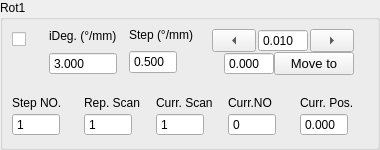
                 <widget class="QGroupBox" name="rotary1Group">
                  <property name="sizePolicy">
                   <sizepolicy hsizetype="Expanding" vsizetype="Maximum">
                    <horstretch>0</horstretch>
                    <verstretch>0</verstretch>
                   </sizepolicy>
                  </property>
                  <property name="title">
                   <string>Rot1</string>
                  </property>
                  <layout class="QGridLayout" name="gridLayout_19">
                   <property name="leftMargin">
                    <number>9</number>
                   </property>
                   <property name="topMargin">
                    <number>0</number>
                   </property>
                   <item row="0" column="0">
                    <layout class="QVBoxLayout" name="verticalLayout_81">
                     <property name="spacing">
                      <number>12</number>
                     </property>
                     <item>
                      <layout class="QHBoxLayout" name="horizontalLayout_45" stretch="1,2,2,0">
                       <property name="rightMargin">
                        <number>6</number>
                       </property>
                       <item>
                        <layout class="QVBoxLayout" name="verticalLayout_79">
                         <property name="spacing">
                          <number>0</number>
                         </property>
                         <property name="topMargin">
                          <number>0</number>
                         </property>
                         <item>
                          <widget class="QCheckBox" name="activeRot1">
                           <property name="sizePolicy">
                            <sizepolicy hsizetype="Expanding" vsizetype="Preferred">
                             <horstretch>0</horstretch>
                             <verstretch>0</verstretch>
                            </sizepolicy>
                           </property>
                           <property name="toolTip">
                            <string>Active Instrument?</string>
                           </property>
                           <property name="text">
                            <string />
                           </property>
                           <property name="checked">
                            <bool>false</bool>
                           </property>
                           <property name="mytype" stdset="0">
                            <string>checkbox</string>
                           </property>
                          </widget>
                         </item>
                         <item>
                          <widget class="LedIndicator" name="rotary1Led" native="true">
                           <property name="sizePolicy">
                            <sizepolicy hsizetype="Fixed" vsizetype="Fixed">
                             <horstretch>0</horstretch>
                             <verstretch>0</verstretch>
                            </sizepolicy>
                           </property>
                           <property name="minimumSize">
                            <size>
                             <width>25</width>
                             <height>25</height>
                            </size>
                           </property>
                           <property name="maximumSize">
                            <size>
                             <width>25</width>
                             <height>25</height>
                            </size>
                           </property>
                           <property name="baseSize">
                            <size>
                             <width>0</width>
                             <height>0</height>
                            </size>
                           </property>
                           <property name="mytype" stdset="0">
                            <string>led</string>
                           </property>
                          </widget>
                         </item>
                        </layout>
                       </item>
                       <item>
                        <layout class="QVBoxLayout" name="verticalLayout_37">
                         <property name="spacing">
                          <number>0</number>
                         </property>
                         <property name="leftMargin">
                          <number>0</number>
                         </property>
                         <property name="rightMargin">
                          <number>0</number>
                         </property>
                         <item>
                          <widget class="QLabel" name="label_31">
                           <property name="sizePolicy">
                            <sizepolicy hsizetype="Expanding" vsizetype="Fixed">
                             <horstretch>0</horstretch>
                             <verstretch>0</verstretch>
                            </sizepolicy>
                           </property>
                           <property name="maximumSize">
                            <size>
                             <width>16777215</width>
                             <height>16777215</height>
                            </size>
                           </property>
                           <property name="text">
                            <string>iDeg. (°/mm)</string>
                           </property>
                           <property name="mytype" stdset="0">
                            <string>label</string>
                           </property>
                          </widget>
                         </item>
                         <item>
                          <widget class="QDoubleSpinBox" name="iRot1">
                           <property name="sizePolicy">
                            <sizepolicy hsizetype="Expanding" vsizetype="Fixed">
                             <horstretch>0</horstretch>
                             <verstretch>0</verstretch>
                            </sizepolicy>
                           </property>
                           <property name="maximumSize">
                            <size>
                             <width>16777215</width>
                             <height>16777215</height>
                            </size>
                           </property>
                           <property name="buttonSymbols">
                            <enum>QAbstractSpinBox::ButtonSymbols::NoButtons</enum>
                           </property>
                           <property name="decimals">
                            <number>3</number>
                           </property>
                           <property name="maximum">
                            <double>1000.000000000000000</double>
                           </property>
                           <property name="value">
                            <double>3.000000000000000</double>
                           </property>
                          </widget>
                         </item>
                        </layout>
                       </item>
                       <item>
                        <layout class="QVBoxLayout" name="verticalLayout_27">
                         <property name="spacing">
                          <number>0</number>
                         </property>
                         <item>
                          <widget class="QLabel" name="label_33">
                           <property name="sizePolicy">
                            <sizepolicy hsizetype="Expanding" vsizetype="Fixed">
                             <horstretch>0</horstretch>
                             <verstretch>0</verstretch>
                            </sizepolicy>
                           </property>
                           <property name="text">
                            <string>Step (°/mm)</string>
                           </property>
                           <property name="mytype" stdset="0">
                            <string>label</string>
                           </property>
                          </widget>
                         </item>
                         <item>
                          <widget class="QDoubleSpinBox" name="rotary1Step">
                           <property name="sizePolicy">
                            <sizepolicy hsizetype="Expanding" vsizetype="Fixed">
                             <horstretch>0</horstretch>
                             <verstretch>0</verstretch>
                            </sizepolicy>
                           </property>
                           <property name="maximumSize">
                            <size>
                             <width>48</width>
                             <height>24</height>
                            </size>
                           </property>
                           <property name="buttonSymbols">
                            <enum>QAbstractSpinBox::ButtonSymbols::NoButtons</enum>
                           </property>
                           <property name="decimals">
                            <number>3</number>
                           </property>
                           <property name="value">
                            <double>0.500000000000000</double>
                           </property>
                          </widget>
                         </item>
                        </layout>
                       </item>
                       <item>
                        <widget class="QFrame" name="rotary1Manual">
                         <property name="mytype" stdset="0">
                          <string>inst_manu</string>
                         </property>
                         <layout class="QVBoxLayout" name="verticalLayout_53">
                          <property name="spacing">
                           <number>0</number>
                          </property>
                          <property name="leftMargin">
                           <number>6</number>
                          </property>
                          <property name="rightMargin">
                           <number>6</number>
                          </property>
                          <item>
                           <layout class="QHBoxLayout" name="horizontalLayout_19">
                            <property name="spacing">
                             <number>2</number>
                            </property>
                            <item>
                             <widget class="QToolButton" name="rot1JogL">
                              <property name="sizePolicy">
                               <sizepolicy hsizetype="Expanding" vsizetype="Fixed">
                                <horstretch>0</horstretch>
                                <verstretch>0</verstretch>
                               </sizepolicy>
                              </property>
                              <property name="minimumSize">
                               <size>
                                <width>32</width>
                                <height>0</height>
                               </size>
                              </property>
                              <property name="maximumSize">
                               <size>
                                <width>16777215</width>
                                <height>24</height>
                               </size>
                              </property>
                              <property name="text">
                               <string>...</string>
                              </property>
                              <property name="toolButtonStyle">
                               <enum>Qt::ToolButtonStyle::ToolButtonIconOnly</enum>
                              </property>
                              <property name="arrowType">
                               <enum>Qt::ArrowType::LeftArrow</enum>
                              </property>
                              <property name="mytype" stdset="0">
                               <string>arrowbutton</string>
                              </property>
                             </widget>
                            </item>
                            <item>
                             <widget class="QDoubleSpinBox" name="rotary1JogStep">
                              <property name="sizePolicy">
                               <sizepolicy hsizetype="Expanding" vsizetype="Fixed">
                                <horstretch>0</horstretch>
                                <verstretch>0</verstretch>
                               </sizepolicy>
                              </property>
                              <property name="maximumSize">
                               <size>
                                <width>50</width>
                                <height>24</height>
                               </size>
                              </property>
                              <property name="buttonSymbols">
                               <enum>QAbstractSpinBox::ButtonSymbols::NoButtons</enum>
                              </property>
                              <property name="decimals">
                               <number>3</number>
                              </property>
                              <property name="minimum">
                               <double>-50.000000000000000</double>
                              </property>
                              <property name="maximum">
                               <double>210.000000000000000</double>
                              </property>
                              <property name="value">
                               <double>0.010000000000000</double>
                              </property>
                             </widget>
                            </item>
                            <item>
                             <widget class="QToolButton" name="rot1JogR">
                              <property name="sizePolicy">
                               <sizepolicy hsizetype="Expanding" vsizetype="Fixed">
                                <horstretch>0</horstretch>
                                <verstretch>0</verstretch>
                               </sizepolicy>
                              </property>
                              <property name="minimumSize">
                               <size>
                                <width>32</width>
                                <height>0</height>
                               </size>
                              </property>
                              <property name="maximumSize">
                               <size>
                                <width>16777215</width>
                                <height>24</height>
                               </size>
                              </property>
                              <property name="text">
                               <string>...</string>
                              </property>
                              <property name="arrowType">
                               <enum>Qt::ArrowType::RightArrow</enum>
                              </property>
                              <property name="mytype" stdset="0">
                               <string>arrowbutton</string>
                              </property>
                             </widget>
                            </item>
                           </layout>
                          </item>
                          <item>
                           <layout class="QHBoxLayout" name="horizontalLayout_13">
                            <property name="leftMargin">
                             <number>12</number>
                            </property>
                            <item>
                             <widget class="QDoubleSpinBox" name="rot1SetPos">
                              <property name="sizePolicy">
                               <sizepolicy hsizetype="Minimum" vsizetype="Preferred">
                                <horstretch>0</horstretch>
                                <verstretch>0</verstretch>
                               </sizepolicy>
                              </property>
                              <property name="maximumSize">
                               <size>
                                <width>50</width>
                                <height>24</height>
                               </size>
                              </property>
                              <property name="buttonSymbols">
                               <enum>QAbstractSpinBox::ButtonSymbols::NoButtons</enum>
                              </property>
                              <property name="decimals">
                               <number>3</number>
                              </property>
                              <property name="maximum">
                               <double>1000.000000000000000</double>
                              </property>
                             </widget>
                            </item>
                            <item>
                             <widget class="QPushButton" name="rot1MoveTo">
                              <property name="sizePolicy">
                               <sizepolicy hsizetype="Minimum" vsizetype="Preferred">
                                <horstretch>0</horstretch>
                                <verstretch>0</verstretch>
                               </sizepolicy>
                              </property>
                              <property name="maximumSize">
                               <size>
                                <width>80</width>
                                <height>30</height>
                               </size>
                              </property>
                              <property name="font">
                               <font>
                                <pointsize>10</pointsize>
                               </font>
                              </property>
                              <property name="text">
                               <string>Move to</string>
                              </property>
                              <property name="mytype" stdset="0">
                               <string>clickable_button</string>
                              </property>
                             </widget>
                            </item>
                           </layout>
                          </item>
                         </layout>
                        </widget>
                       </item>
                      </layout>
                     </item>
                     <item>
                      <layout class="QHBoxLayout" name="horizontalLayout">
                       <property name="spacing">
                        <number>6</number>
                       </property>
                       <item>
                        <layout class="QVBoxLayout" name="verticalLayout_28">
                         <property name="spacing">
                          <number>3</number>
                         </property>
                         <item>
                          <widget class="QLabel" name="label_32">
                           <property name="sizePolicy">
                            <sizepolicy hsizetype="Expanding" vsizetype="Fixed">
                             <horstretch>0</horstretch>
                             <verstretch>0</verstretch>
                            </sizepolicy>
                           </property>
                           <property name="text">
                            <string>Step NO.</string>
                           </property>
                           <property name="mytype" stdset="0">
                            <string>label</string>
                           </property>
                          </widget>
                         </item>
                         <item>
                          <widget class="QSpinBox" name="rotary1StepNO">
                           <property name="sizePolicy">
                            <sizepolicy hsizetype="Expanding" vsizetype="Fixed">
                             <horstretch>0</horstretch>
                             <verstretch>0</verstretch>
                            </sizepolicy>
                           </property>
                           <property name="maximumSize">
                            <size>
                             <width>48</width>
                             <height>24</height>
                            </size>
                           </property>
                           <property name="buttonSymbols">
                            <enum>QAbstractSpinBox::ButtonSymbols::NoButtons</enum>
                           </property>
                           <property name="maximum">
                            <number>10000</number>
                           </property>
                           <property name="value">
                            <number>1</number>
                           </property>
                          </widget>
                         </item>
                        </layout>
                       </item>
                       <item>
                        <layout class="QVBoxLayout" name="verticalLayout_86">
                         <property name="spacing">
                          <number>3</number>
                         </property>
                         <item>
                          <widget class="QLabel" name="label_58">
                           <property name="sizePolicy">
                            <sizepolicy hsizetype="Expanding" vsizetype="Fixed">
                             <horstretch>0</horstretch>
                             <verstretch>0</verstretch>
                            </sizepolicy>
                           </property>
                           <property name="text">
                            <string>Rep. Scan</string>
                           </property>
                           <property name="mytype" stdset="0">
                            <string>label</string>
                           </property>
                          </widget>
                         </item>
                         <item>
                          <widget class="QSpinBox" name="ScanRepNO_R1">
                           <property name="sizePolicy">
                            <sizepolicy hsizetype="Expanding" vsizetype="Fixed">
                             <horstretch>0</horstretch>
                             <verstretch>0</verstretch>
                            </sizepolicy>
                           </property>
                           <property name="maximumSize">
                            <size>
                             <width>48</width>
                             <height>24</height>
                            </size>
                           </property>
                           <property name="buttonSymbols">
                            <enum>QAbstractSpinBox::ButtonSymbols::NoButtons</enum>
                           </property>
                           <property name="maximum">
                            <number>10000</number>
                           </property>
                           <property name="value">
                            <number>1</number>
                           </property>
                          </widget>
                         </item>
                        </layout>
                       </item>
                       <item>
                        <layout class="QVBoxLayout" name="verticalLayout_89">
                         <property name="spacing">
                          <number>3</number>
                         </property>
                         <item>
                          <widget class="QLabel" name="label_59">
                           <property name="sizePolicy">
                            <sizepolicy hsizetype="Expanding" vsizetype="Fixed">
                             <horstretch>0</horstretch>
                             <verstretch>0</verstretch>
                            </sizepolicy>
                           </property>
                           <property name="text">
                            <string>Curr. Scan</string>
                           </property>
                           <property name="mytype" stdset="0">
                            <string>label</string>
                           </property>
                          </widget>
                         </item>
                         <item>
                          <widget class="QSpinBox" name="Rot1CurrScan">
                           <property name="sizePolicy">
                            <sizepolicy hsizetype="Expanding" vsizetype="Fixed">
                             <horstretch>0</horstretch>
                             <verstretch>0</verstretch>
                            </sizepolicy>
                           </property>
                           <property name="maximumSize">
                            <size>
                             <width>48</width>
                             <height>24</height>
                            </size>
                           </property>
                           <property name="buttonSymbols">
                            <enum>QAbstractSpinBox::ButtonSymbols::NoButtons</enum>
                           </property>
                           <property name="maximum">
                            <number>10000</number>
                           </property>
                           <property name="value">
                            <number>1</number>
                           </property>
                          </widget>
                         </item>
                        </layout>
                       </item>
                       <item>
                        <layout class="QVBoxLayout" name="verticalLayout_46">
                         <property name="spacing">
                          <number>3</number>
                         </property>
                         <item>
                          <widget class="QLabel" name="label_39">
                           <property name="sizePolicy">
                            <sizepolicy hsizetype="Expanding" vsizetype="Fixed">
                             <horstretch>0</horstretch>
                             <verstretch>0</verstretch>
                            </sizepolicy>
                           </property>
                           <property name="text">
                            <string>Curr.NO</string>
                           </property>
                           <property name="mytype" stdset="0">
                            <string>label</string>
                           </property>
                          </widget>
                         </item>
                         <item>
                          <widget class="QSpinBox" name="rotary1CurrStepNO">
                           <property name="sizePolicy">
                            <sizepolicy hsizetype="Expanding" vsizetype="Fixed">
                             <horstretch>0</horstretch>
                             <verstretch>0</verstretch>
                            </sizepolicy>
                           </property>
                           <property name="maximumSize">
                            <size>
                             <width>48</width>
                             <height>24</height>
                            </size>
                           </property>
                           <property name="buttonSymbols">
                            <enum>QAbstractSpinBox::ButtonSymbols::NoButtons</enum>
                           </property>
                           <property name="maximum">
                            <number>10000</number>
                           </property>
                           <property name="mytype" stdset="0">
                            <string>intNO</string>
                           </property>
                          </widget>
                         </item>
                        </layout>
                       </item>
                       <item>
                        <layout class="QVBoxLayout" name="verticalLayout_45">
                         <property name="spacing">
                          <number>3</number>
                         </property>
                         <item>
                          <widget class="QLabel" name="label_16">
                           <property name="sizePolicy">
                            <sizepolicy hsizetype="Expanding" vsizetype="Fixed">
                             <horstretch>0</horstretch>
                             <verstretch>0</verstretch>
                            </sizepolicy>
                           </property>
                           <property name="text">
                            <string>Curr. Pos.</string>
                           </property>
                           <property name="mytype" stdset="0">
                            <string>label</string>
                           </property>
                          </widget>
                         </item>
                         <item>
                          <widget class="QDoubleSpinBox" name="rot1CurrPos">
                           <property name="sizePolicy">
                            <sizepolicy hsizetype="Expanding" vsizetype="Fixed">
                             <horstretch>0</horstretch>
                             <verstretch>0</verstretch>
                            </sizepolicy>
                           </property>
                           <property name="maximumSize">
                            <size>
                             <width>48</width>
                             <height>24</height>
                            </size>
                           </property>
                           <property name="buttonSymbols">
                            <enum>QAbstractSpinBox::ButtonSymbols::NoButtons</enum>
                           </property>
                           <property name="decimals">
                            <number>3</number>
                           </property>
                           <property name="minimum">
                            <double>-10.000000000000000</double>
                           </property>
                           <property name="maximum">
                            <double>1000.000000000000000</double>
                           </property>
                          </widget>
                         </item>
                        </layout>
                       </item>
                      </layout>
                     </item>
                    </layout>
                   </item>
                  </layout>
                 </widget>
